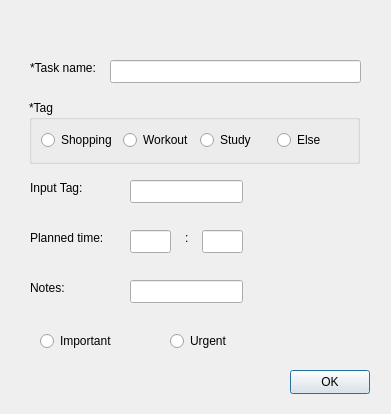
<?xml version="1.0" encoding="UTF-8"?>
<ui version="4.0">
 <class>Add_Schedule</class>
 <widget class="QDialog" name="Add_Schedule">
  <property name="geometry">
   <rect>
    <x>0</x>
    <y>0</y>
    <width>391</width>
    <height>414</height>
   </rect>
  </property>
  <property name="windowTitle">
   <string>Dialog</string>
  </property>
  <widget class="QLineEdit" name="lineEdit">
   <property name="geometry">
    <rect>
     <x>110</x>
     <y>60</y>
     <width>251</width>
     <height>23</height>
    </rect>
   </property>
  </widget>
  <widget class="QLabel" name="label">
   <property name="geometry">
    <rect>
     <x>30</x>
     <y>60</y>
     <width>71</width>
     <height>16</height>
    </rect>
   </property>
   <property name="text">
    <string>*Task name:</string>
   </property>
  </widget>
  <widget class="QGroupBox" name="groupBox">
   <property name="geometry">
    <rect>
     <x>29</x>
     <y>100</y>
     <width>331</width>
     <height>64</height>
    </rect>
   </property>
   <property name="title">
    <string>*Tag</string>
   </property>
   <layout class="QHBoxLayout" name="horizontalLayout">
    <item>
     <widget class="QRadioButton" name="radioButton_4">
      <property name="text">
       <string>Shopping</string>
      </property>
     </widget>
    </item>
    <item>
     <widget class="QRadioButton" name="radioButton_2">
      <property name="text">
       <string>Workout</string>
      </property>
     </widget>
    </item>
    <item>
     <widget class="QRadioButton" name="radioButton">
      <property name="text">
       <string>Study</string>
      </property>
     </widget>
    </item>
    <item>
     <widget class="QRadioButton" name="radioButton_3">
      <property name="text">
       <string>Else</string>
      </property>
     </widget>
    </item>
   </layout>
  </widget>
  <widget class="QPushButton" name="confirmButton">
   <property name="geometry">
    <rect>
     <x>290</x>
     <y>370</y>
     <width>80</width>
     <height>24</height>
    </rect>
   </property>
   <property name="text">
    <string>OK</string>
   </property>
  </widget>
  <widget class="QLineEdit" name="lineEdit_2">
   <property name="geometry">
    <rect>
     <x>130</x>
     <y>230</y>
     <width>41</width>
     <height>23</height>
    </rect>
   </property>
  </widget>
  <widget class="QLabel" name="label_2">
   <property name="geometry">
    <rect>
     <x>30</x>
     <y>230</y>
     <width>91</width>
     <height>16</height>
    </rect>
   </property>
   <property name="text">
    <string>Planned time:</string>
   </property>
  </widget>
  <widget class="QLineEdit" name="lineEdit_3">
   <property name="geometry">
    <rect>
     <x>130</x>
     <y>180</y>
     <width>113</width>
     <height>23</height>
    </rect>
   </property>
  </widget>
  <widget class="QLabel" name="label_3">
   <property name="geometry">
    <rect>
     <x>30</x>
     <y>180</y>
     <width>61</width>
     <height>16</height>
    </rect>
   </property>
   <property name="text">
    <string>Input Tag:</string>
   </property>
  </widget>
  <widget class="QLineEdit" name="lineEdit_4">
   <property name="geometry">
    <rect>
     <x>130</x>
     <y>280</y>
     <width>113</width>
     <height>23</height>
    </rect>
   </property>
  </widget>
  <widget class="QLabel" name="label_4">
   <property name="geometry">
    <rect>
     <x>30</x>
     <y>280</y>
     <width>54</width>
     <height>16</height>
    </rect>
   </property>
   <property name="text">
    <string>Notes:</string>
   </property>
  </widget>
  <widget class="QRadioButton" name="radioButton_5">
   <property name="geometry">
    <rect>
     <x>40</x>
     <y>330</y>
     <width>97</width>
     <height>22</height>
    </rect>
   </property>
   <property name="text">
    <string>Important</string>
   </property>
  </widget>
  <widget class="QRadioButton" name="radioButton_6">
   <property name="geometry">
    <rect>
     <x>170</x>
     <y>330</y>
     <width>97</width>
     <height>22</height>
    </rect>
   </property>
   <property name="text">
    <string>Urgent</string>
   </property>
  </widget>
  <widget class="QLineEdit" name="lineEdit_5">
   <property name="geometry">
    <rect>
     <x>202</x>
     <y>230</y>
     <width>41</width>
     <height>23</height>
    </rect>
   </property>
  </widget>
  <widget class="QLabel" name="label_5">
   <property name="geometry">
    <rect>
     <x>185</x>
     <y>230</y>
     <width>16</width>
     <height>16</height>
    </rect>
   </property>
   <property name="text">
    <string>:</string>
   </property>
  </widget>
 </widget>
 <resources/>
 <connections/>
</ui>
